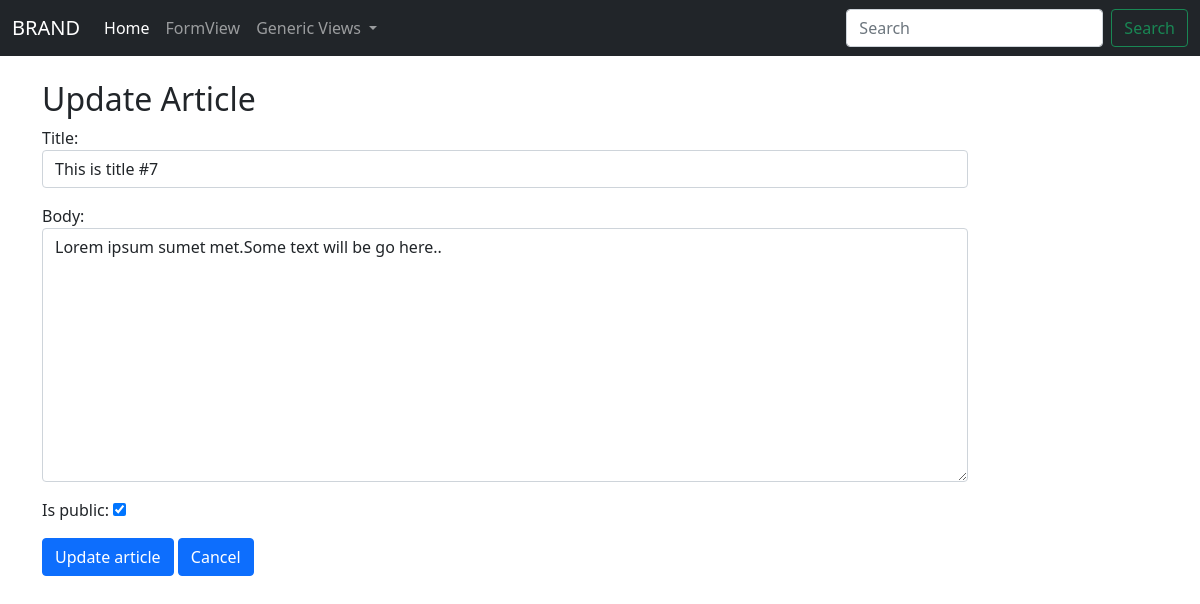
/article/8/this-is-title-7/update/, run on the app's committed database.
### articles/models.py (models this page shows, shortened)
class Article(models.Model):
    title = models.CharField(max_length=250, verbose_name='Title')
    body = models.TextField(verbose_name='Message')
    slug = models.CharField(max_length=250, null=True, blank=True)
    created_at = models.DateTimeField(auto_now_add=True)
    last_updated = models.DateTimeField(null=True, blank=True)
    is_public = models.BooleanField(default=False)

### articles/views.py (the view)
# urls.py: path('article/<int:pk>/<str:slug>/update/', views.ArticleUpdateView.as_view(), name='article_update'),
class ArticleUpdateView(UpdateView):
    model = Article
    form_class = ArticleCreationForm
    template_name = 'articles/article_update.html'
    query_pk_and_slug = True
    success_url = reverse_lazy('articles:article_list')

### articles/forms.py
class ArticleCreationForm(forms.ModelForm):
    title = forms.CharField(widget=forms.TextInput(attrs={'class':'form-control'}))
    body = forms.CharField(widget=forms.Textarea(attrs={'class':'form-control'}))
    class Meta:
        model = Article
        fields = ('title', 'body', 'is_public')

### templates/articles/article_update.html (shortened to what this page needs)
{% extends 'base.html' %}
{% block content %}
<div class="container">
    <div class="row">
        <div class="col-md-10">
                <br>
    <h2>Update Article</h2>
    <form method="post">
        {{ form.as_p }}
        <button type="submit" class="btn btn-primary">Update article</button>
        <a href="{% url 'articles:article_list' %}" class="btn btn-primary">Cancel</a>
    </form>
        </div>
    </div>
</div>
{% endblock content %}

### data on the page
Article: title "This is title #7", body "Lorem ipsum sumet met.Some text will be go here..", is_public "☑"
